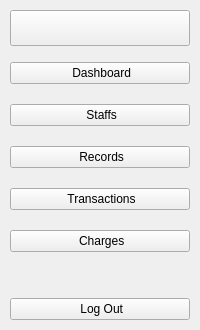
    <widget class="QWidget" name="NavBar" native="true">
     <property name="enabled">
      <bool>true</bool>
     </property>
     <property name="sizePolicy">
      <sizepolicy hsizetype="Expanding" vsizetype="Expanding">
       <horstretch>0</horstretch>
       <verstretch>0</verstretch>
      </sizepolicy>
     </property>
     <property name="minimumSize">
      <size>
       <width>0</width>
       <height>0</height>
      </size>
     </property>
     <property name="maximumSize">
      <size>
       <width>280</width>
       <height>16777215</height>
      </size>
     </property>
     <property name="baseSize">
      <size>
       <width>280</width>
       <height>0</height>
      </size>
     </property>
     <property name="autoFillBackground">
      <bool>false</bool>
     </property>
     <property name="styleSheet">
      <string notr="true"/>
     </property>
     <layout class="QVBoxLayout" name="verticalLayout">
      <property name="leftMargin">
       <number>10</number>
      </property>
      <property name="topMargin">
       <number>10</number>
      </property>
      <property name="rightMargin">
       <number>10</number>
      </property>
      <property name="bottomMargin">
       <number>10</number>
      </property>
      <item>
       <widget class="QPushButton" name="NavBarButton">
        <property name="toolTip">
         <string>View Main Dashboard</string>
        </property>
        <property name="styleSheet">
         <string notr="true">QPushButton {
	padding: 10px 8px;
}</string>
        </property>
        <property name="text">
         <string/>
        </property>
        <property name="icon">
         <iconset resource="../Images/resources.qrc">
          <normaloff>:/icons/icons/align-justify.svg</normaloff>:/icons/icons/align-justify.svg</iconset>
        </property>
        <property name="iconSize">
         <size>
          <width>35</width>
          <height>35</height>
         </size>
        </property>
       </widget>
      </item>
      <item>
       <spacer name="verticalSpacer_2">
        <property name="orientation">
         <enum>Qt::Vertical</enum>
        </property>
        <property name="sizeType">
         <enum>QSizePolicy::Fixed</enum>
        </property>
        <property name="sizeHint" stdset="0">
         <size>
          <width>20</width>
          <height>10</height>
         </size>
        </property>
       </spacer>
      </item>
      <item>
       <layout class="QVBoxLayout" name="MainButtons">
        <property name="spacing">
         <number>20</number>
        </property>
        <property name="sizeConstraint">
         <enum>QLayout::SetNoConstraint</enum>
        </property>
        <property name="leftMargin">
         <number>0</number>
        </property>
        <property name="rightMargin">
         <number>0</number>
        </property>
        <item>
         <widget class="QPushButton" name="DashboardButton">
          <property name="toolTip">
           <string>View Main Dashboard</string>
          </property>
          <property name="styleSheet">
           <string notr="true"/>
          </property>
          <property name="text">
           <string> Dashboard</string>
          </property>
          <property name="icon">
           <iconset resource="../Images/resources.qrc">
            <normaloff>:/icons/icons/layout-dashboard.svg</normaloff>:/icons/icons/layout-dashboard.svg</iconset>
          </property>
          <property name="iconSize">
           <size>
            <width>40</width>
            <height>40</height>
           </size>
          </property>
         </widget>
        </item>
        <item>
         <widget class="QPushButton" name="StaffsButton">
          <property name="toolTip">
           <string>View Staff Record</string>
          </property>
          <property name="styleSheet">
           <string notr="true">QPushButton{
	font: 900 20pt &quot;Satoshi Black&quot;;	
}</string>
          </property>
          <property name="text">
           <string> Staffs</string>
          </property>
          <property name="icon">
           <iconset resource="../Images/resources.qrc">
            <normaloff>:/icons/icons/user-round-pen.svg</normaloff>:/icons/icons/user-round-pen.svg</iconset>
          </property>
          <property name="iconSize">
           <size>
            <width>40</width>
            <height>40</height>
           </size>
          </property>
         </widget>
        </item>
        <item>
         <widget class="QPushButton" name="PatientsButton">
          <property name="toolTip">
           <string>View Patient Record</string>
          </property>
          <property name="styleSheet">
           <string notr="true"/>
          </property>
          <property name="text">
           <string> Records</string>
          </property>
          <property name="icon">
           <iconset resource="../Images/resources.qrc">
            <normaloff>:/icons/icons/file-text.svg</normaloff>:/icons/icons/file-text.svg</iconset>
          </property>
          <property name="iconSize">
           <size>
            <width>40</width>
            <height>40</height>
           </size>
          </property>
         </widget>
        </item>
        <item>
         <widget class="QPushButton" name="TransactionsButton">
          <property name="toolTip">
           <string>View Transactions </string>
          </property>
          <property name="styleSheet">
           <string notr="true"/>
          </property>
          <property name="text">
           <string> Transactions</string>
          </property>
          <property name="icon">
           <iconset resource="../Images/resources.qrc">
            <normaloff>:/icons/icons/tickets.svg</normaloff>:/icons/icons/tickets.svg</iconset>
          </property>
          <property name="iconSize">
           <size>
            <width>40</width>
            <height>40</height>
           </size>
          </property>
         </widget>
        </item>
        <item>
         <widget class="QPushButton" name="ChargesButton">
          <property name="toolTip">
           <string>View Reports and Overviews</string>
          </property>
          <property name="styleSheet">
           <string notr="true"/>
          </property>
          <property name="text">
           <string> Charges</string>
          </property>
          <property name="icon">
           <iconset resource="../Images/resources.qrc">
            <normaloff>:/icons/icons/hand-coins.svg</normaloff>:/icons/icons/hand-coins.svg</iconset>
          </property>
          <property name="iconSize">
           <size>
            <width>40</width>
            <height>40</height>
           </size>
          </property>
         </widget>
        </item>
       </layout>
      </item>
      <item>
       <spacer name="verticalSpacer">
        <property name="orientation">
         <enum>Qt::Vertical</enum>
        </property>
        <property name="sizeHint" stdset="0">
         <size>
          <width>20</width>
          <height>40</height>
         </size>
        </property>
       </spacer>
      </item>
      <item>
       <layout class="QVBoxLayout" name="SettingButtons">
        <property name="spacing">
         <number>15</number>
        </property>
        <item alignment="Qt::AlignVCenter">
         <widget class="QPushButton" name="LogOutButton">
          <property name="toolTip">
           <string>Log Out from your Account</string>
          </property>
          <property name="styleSheet">
           <string notr="true"/>
          </property>
          <property name="text">
           <string> Log Out</string>
          </property>
          <property name="icon">
           <iconset resource="../Images/resources.qrc">
            <normaloff>:/icons/icons/log-out.svg</normaloff>:/icons/icons/log-out.svg</iconset>
          </property>
          <property name="iconSize">
           <size>
            <width>40</width>
            <height>40</height>
           </size>
          </property>
         </widget>
        </item>
       </layout>
      </item>
     </layout>
    </widget>
